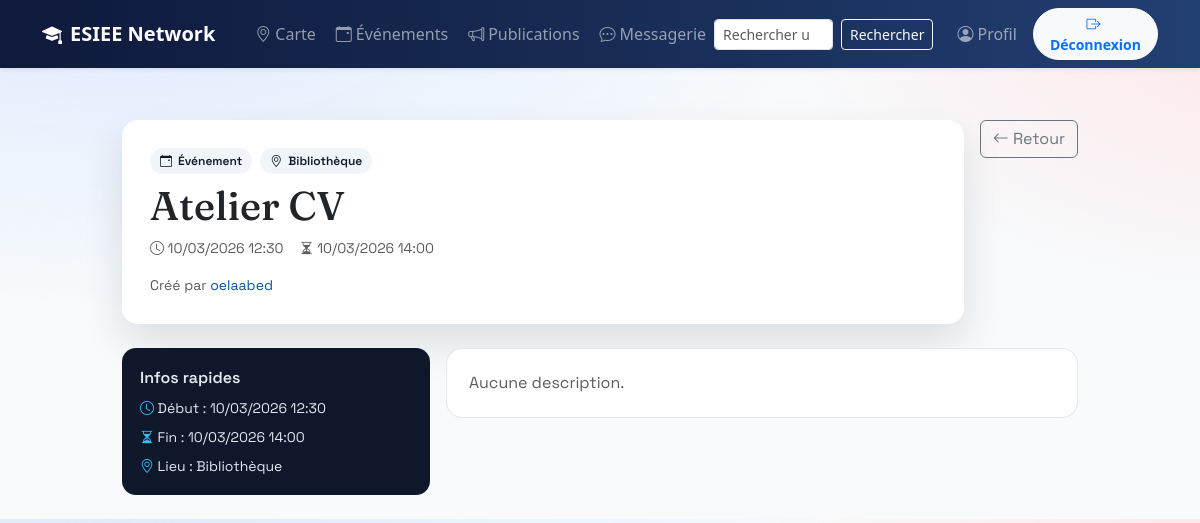
Screenshot of /events/22/ (signed in) with the database file from the repository.
### events/models.py (models this page shows, shortened)
class Event(models.Model):
    title = models.CharField(max_length=200)
    description = models.TextField(blank=True)
    location = models.ForeignKey(
        Location,
        on_delete=models.PROTECT,
        related_name="events",
        verbose_name="Lieu",
    )
    start_at = models.DateTimeField()
    end_at = models.DateTimeField(null=True, blank=True)
    created_by = models.ForeignKey(
        settings.AUTH_USER_MODEL,
        on_delete=models.CASCADE,
        related_name="events_created",
    )
    created_at = models.DateTimeField(auto_now_add=True)
    updated_at = models.DateTimeField(auto_now=True)
    class Meta:
        ordering = ["start_at", "title"]

class Location(models.Model):
    name = models.CharField(max_length=80, unique=True)
    slug = models.SlugField(max_length=80, unique=True)
    x_percent = models.DecimalField(
        max_digits=5,
        decimal_places=2,
        validators=[MinValueValidator(0), MaxValueValidator(100)],
    )
    y_percent = models.DecimalField(
        max_digits=5,
        decimal_places=2,
        validators=[MinValueValidator(0), MaxValueValidator(100)],
    )
    class Meta:
        ordering = ["name"]

### users/models.py (models this page shows, shortened)
class User(AbstractUser):
    email = models.EmailField(unique=True)
    profile_image = models.ImageField(
        upload_to="profiles/",
        blank=True,
        null=True,
        verbose_name="Photo de profil",
    )

### events/views.py (the view)
# urls.py: path("<int:pk>/", views.event_detail, name="detail"),
@login_required
def event_detail(request, pk):
    event = get_object_or_404(
        Event.objects.select_related("location", "created_by"),
        pk=pk,
    )
    return render(request, "events/event_detail.html", {"event": event})

### templates/events/event_detail.html (shortened to what this page needs)
{% extends "base.html" %}
{% block content %}
<link href="https://cdn.jsdelivr.net/npm/bootstrap-icons@1.11.3/font/bootstrap-icons.css" rel="stylesheet">
<div class="container py-4 ev-detail" style="max-width: 980px;">
  <div class="d-flex flex-wrap justify-content-between align-items-start gap-3 mb-4">
    <div class="ev-header flex-grow-1">
      <div class="d-flex flex-wrap align-items-center gap-2 mb-2">
        <span class="ev-chip"><i class="bi bi-calendar-event"></i> &Eacute;v&eacute;nement</span>
        {% if event.location %}
          <span class="ev-chip"><i class="bi bi-geo-alt"></i> {{ event.location.name }}</span>
        {% endif %}
      </div>
      <h1 class="ev-title mb-2">{{ event.title }}</h1>
      <div class="d-flex flex-wrap gap-3 text-muted small">
        <span><i class="bi bi-clock"></i> {{ event.start_at|date:"d/m/Y H:i" }}</span>
        {% if event.end_at %}
          <span><i class="bi bi-hourglass-split"></i> {{ event.end_at|date:"d/m/Y H:i" }}</span>
        {% endif %}
      </div>
      <div class="d-flex align-items-center gap-2 mt-3">
        <span class="text-muted small">
          Cr&eacute;&eacute; par
          <a href="{% url 'users:user_profile' event.created_by.username %}" class="text-decoration-none">
            {{ event.created_by.username }}
          </a>
        </span>
      </div>
    </div>
    <div class="d-flex flex-column gap-2">
      <a class="btn btn-outline-secondary" href="{% url 'events:list' %}">
        <i class="bi bi-arrow-left"></i> Retour
      </a>
    </div>
  </div>
  <div class="row g-3">
    <div class="col-lg-4">
      <div class="ev-info">
        <div class="mb-2 fw-semibold">Infos rapides</div>
        <div class="d-flex flex-column gap-2 small">
          <span><i class="bi bi-clock"></i> D&eacute;but : {{ event.start_at|date:"d/m/Y H:i" }}</span>
          {% if event.end_at %}
            <span><i class="bi bi-hourglass-split"></i> Fin : {{ event.end_at|date:"d/m/Y H:i" }}</span>
          {% endif %}
          {% if event.location %}
            <span><i class="bi bi-geo-alt"></i> Lieu : {{ event.location.name }}</span>
          {% endif %}
        </div>
      </div>
    </div>
    <div class="col-lg-8">
      {% if event.description %}
        <div class="ev-description">
          <h5 class="mb-2">Description</h5>
          <p class="mb-0">{{ event.description|linebreaksbr }}</p>
        </div>
      {% else %}
        <div class="ev-description text-muted">Aucune description.</div>
      {% endif %}
    </div>
  </div>
</div>
{% endblock %}

### static/style.css (style rules this page uses)
:root { --esiee-blue:#0055A4; --esiee-blue-dark:#003d7a; --esiee-light:#f8f9fb; --esiee-gray:#6c757d; }
body { background:var(--esiee-light); }
a { color:var(--esiee-blue); }

### templates/base.html (style rules this page uses)
body { padding-top: 72px; }

### templates/events/event_detail.html (style rules this page uses)
:root { --ev-ink: #0f172a; --ev-primary: #2563eb; --ev-warm: #f97316; }
body { background: radial-gradient(1200px 600px at 10% -10%, #dbeafe 0%, transparent 60%), radial-gradient(900px 500px at 110% 0%, #ffe4e6 0%, transparent 60%), #f8fafc; }
.ev-detail { font-family: "Space Grotesk", system-ui, -apple-system, "Segoe UI", sans-serif; }
.ev-header { background: #ffffff; border-radius: 16px; padding: 28px; box-shadow: 0 18px 40px rgba(15, 23, 42, 0.12); }
.ev-title { font-family: "Fraunces", serif; }
.ev-chip { display: inline-flex; align-items: center; gap: 6px; background: #f1f5f9; color: #0f172a; padding: 4px 10px; border-radius: 999px; font-size: 12px; font-weight: 600; }
.ev-info { background: #0f172a; color: #e2e8f0; border-radius: 14px; padding: 18px; }
.ev-info i { color: #38bdf8; }
.ev-description { background: #ffffff; border-radius: 16px; padding: 22px; border: 1px solid rgba(148, 163, 184, 0.25); }

### rows the page displays
Event: location.name "Bibliothèque", title "Atelier CV", start_at "10/03/2026 12:30", end_at "10/03/2026 14:00", created_by.username "oelaabed"
